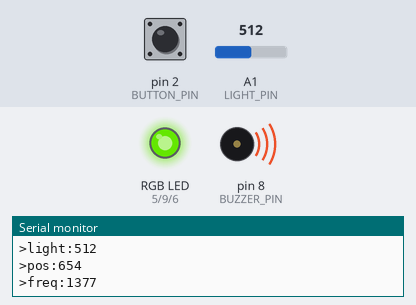
Recording of a program running on a simulated Arduino Uno, built with avr-gcc and run on an emulated ATmega328P. Shown: an RGB LED mixed from three pins (HIGH = lit), buzzer (waves = sounding), the last lines printed to the serial monitor. The test bench sets the inputs (shaded band); at power-on: A1 (LIGHT_PIN) = 512, pin 2 (BUTTON_PIN) HIGH. Dim RGB values are drawn brighter than linear.

Above: at 4.2 s.
4.3 s: A1 (LIGHT_PIN) set to 716
At 5.3 s:
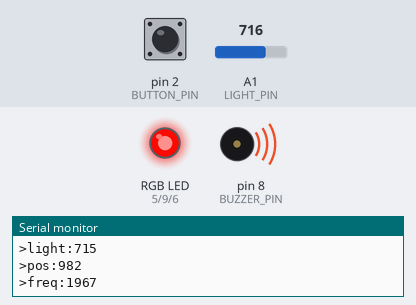
6.0 s: A1 (LIGHT_PIN) set to 110
At 7.1 s:
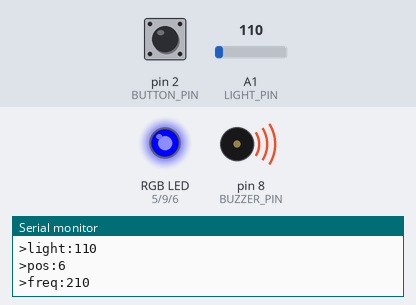
7.8 s: pin 2 (BUTTON_PIN) pulled LOW for 0.15 s
At 8.6 s:
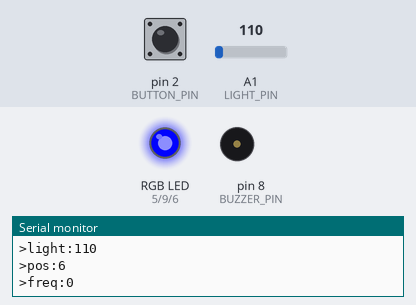
9.4 s: A1 (LIGHT_PIN) set to 90
At 10.0 s:
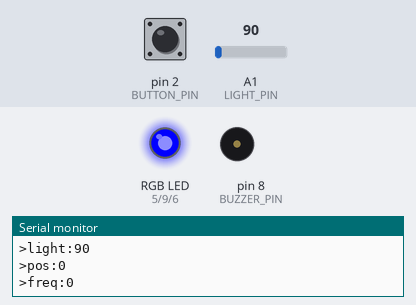
10.9 s: pin 2 (BUTTON_PIN) pulled LOW for 1 s
At 11.4 s:
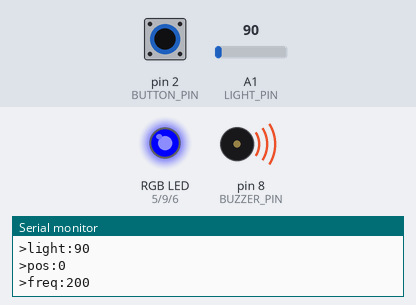
13.4 s: A1 (LIGHT_PIN) set to 250
At 14.9 s:
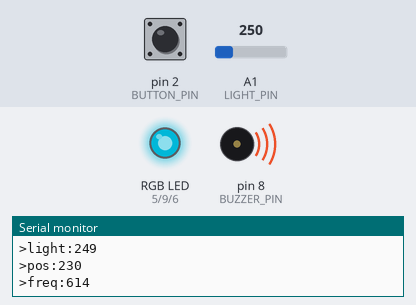
Timing chart, 0 to 16.1 s (numbered marks = the images above; inputs shaded):
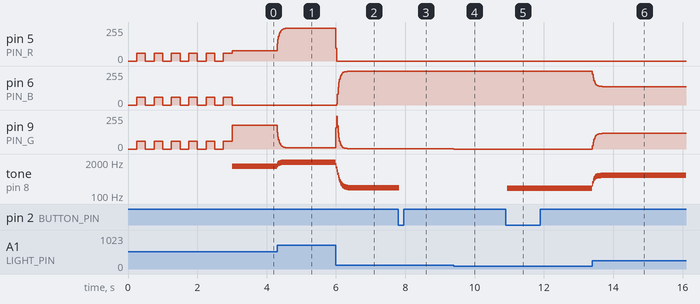

Measured:
- after the input at 4.3 s, pin 5 (PIN_R): moves from 77/255 to 245/255 over 0.24 s, starting at once; pin 9 (PIN_G): moves from 178/255 to 10/255 over 0.24 s, starting at once
- after the input at 6.0 s, pin 5 (PIN_R): 245/255 → 0/255 at once; pin 6 (PIN_B): moves from 0/255 to 252/255 over 0.30 s, starting at once
- after the input at 7.8 s, tone on pin 8 (BUZZER_PIN): 210 Hz → silent at once
- after the input at 9.4 s, pin 6 (PIN_B): 252/255 → 255/255 at once; pin 9 (PIN_G): 3/255 → 0/255 at once
- after the input at 10.9 s, tone on pin 8 (BUZZER_PIN): silent → 200 Hz at once
- after the input at 13.4 s, pin 6 (PIN_B): moves from 255/255 to 138/255 over 0.28 s, starting at once; pin 9 (PIN_G): moves from 0/255 to 117/255 over 0.28 s, starting at once
- by itself, pin 5 (PIN_R): repeats every 0.50 s: 60/255 0.25 s, 0/255 0.25 s, until it stays 77/255 from 3.0 s
- by itself, pin 6 (PIN_B): alternates 60/255 for 0.25 s and 0/255 for 0.25 s, 11 changes in all, then stays 0/255

The program:

main.cpp
```cpp
// Step 8: Light theremin.
// Hand over the photoresistor changes the buzzer pitch and the RGB color together.
// Start: 3 s calibration (wave your hand), the sketch learns your "dark" and "bright".
// Button on pin 2 mutes / unmutes the sound, the color keeps working.
#include <Arduino.h>

const int LIGHT_PIN = A1;             // divider: photoresistor on top, 10k below
const int BUZZER_PIN = 8;             // tone() uses Timer2 -> no PWM on 3 and 11
const int BUTTON_PIN = 2;
const int PIN_R = 5;                  // RGB module K851264, real leg order GND G B R
const int PIN_G = 9;
const int PIN_B = 6;

const unsigned long CALIBRATE_MS = 3000;
const unsigned long UPDATE_MS = 20;   // read light / update sound and color 50 times per second
const unsigned long PLOT_MS = 50;     // Teleplot 20 times per second
const unsigned long DEBOUNCE_MS = 30;
const int FREQ_LOW = 200;             // Hz when dark (hand close)
const int FREQ_HIGH = 2000;           // Hz when bright (hand away)

int darkLevel = 1023;                 // calibration result: lowest A1 seen
int brightLevel = 0;                  // calibration result: highest A1 seen
float smooth = 0;                     // filtered light value (less jitter)
bool soundOn = true;
unsigned long lastUpdateMs = 0;
unsigned long lastPlotMs = 0;
int pos = 0;                          // hand position 0 (dark) .. 1000 (bright)
int freq = 0;

int lastRaw = HIGH;                   // debounce, same as step 3
int stableState = HIGH;
unsigned long lastRawChangeMs = 0;

bool buttonPressed() {
  int raw = digitalRead(BUTTON_PIN);
  if (raw != lastRaw) {
    lastRaw = raw;
    lastRawChangeMs = millis();
  }
  if (millis() - lastRawChangeMs > DEBOUNCE_MS && raw != stableState) {
    stableState = raw;
    return stableState == LOW;
  }
  return false;
}

void setColor(int r, int g, int b) {  // common cathode: 255 = full brightness
  analogWrite(PIN_R, r);
  analogWrite(PIN_G, g);
  analogWrite(PIN_B, b);
}

// Color wheel: h = 0..240. 240 = blue, 120 = green, 0 = red.
void wheel(int h) {
  int x = (long)(h % 120) * 255 / 120;
  if (h >= 240)     setColor(0, 0, 255);       // exactly blue (240 % 120 would give 0)
  else if (h < 120) setColor(255 - x, x, 0);   // red -> green
  else              setColor(0, 255 - x, x);   // green -> blue
}

void calibrate() {
  Serial.println("Calibrating 3 s: wave your hand over the sensor");
  unsigned long start = millis();
  while (millis() - start < CALIBRATE_MS) {    // the only blocking part, before the music starts
    int v = analogRead(LIGHT_PIN);
    if (v < darkLevel) darkLevel = v;          // remember the darkest
    if (v > brightLevel) brightLevel = v;      // remember the brightest
    int blink = (millis() / 250) % 2;          // white blink 2 times per second = "calibrating"
    setColor(blink * 60, blink * 60, blink * 60);
  }
  if (brightLevel - darkLevel < 100) {         // hand was not waved: use numbers from step 6
    darkLevel = 106;
    brightLevel = 726;
  }
  Serial.print("dark = ");
  Serial.print(darkLevel);
  Serial.print(", bright = ");
  Serial.println(brightLevel);
}

void setup() {
  pinMode(BUTTON_PIN, INPUT_PULLUP);
  pinMode(PIN_R, OUTPUT);
  pinMode(PIN_G, OUTPUT);
  pinMode(PIN_B, OUTPUT);
  Serial.begin(115200);
  calibrate();
  smooth = analogRead(LIGHT_PIN);
}

void loop() {
  if (buttonPressed()) {
    soundOn = !soundOn;
    if (!soundOn) noTone(BUZZER_PIN);
  }

  if (millis() - lastUpdateMs >= UPDATE_MS) {
    lastUpdateMs = millis();
    int raw = analogRead(LIGHT_PIN);
    smooth += (raw - smooth) * 0.3;            // low-pass filter: move 30% toward the new value

    pos = map((int)smooth, darkLevel, brightLevel, 0, 1000);  // your range -> 0..1000
    pos = constrain(pos, 0, 1000);                            // stay inside if you go beyond

    freq = FREQ_LOW + (long)pos * (FREQ_HIGH - FREQ_LOW) / 1000;
    if (soundOn) tone(BUZZER_PIN, freq);

    wheel(240 - (long)pos * 240 / 1000);       // dark = blue (240), bright = red (0)
  }

  if (millis() - lastPlotMs >= PLOT_MS) {
    lastPlotMs = millis();
    Serial.print(">light:"); Serial.println((int)smooth);
    Serial.print(">pos:");   Serial.println(pos);
    Serial.print(">freq:");  Serial.println(soundOn ? freq : 0);
  }
}
```
